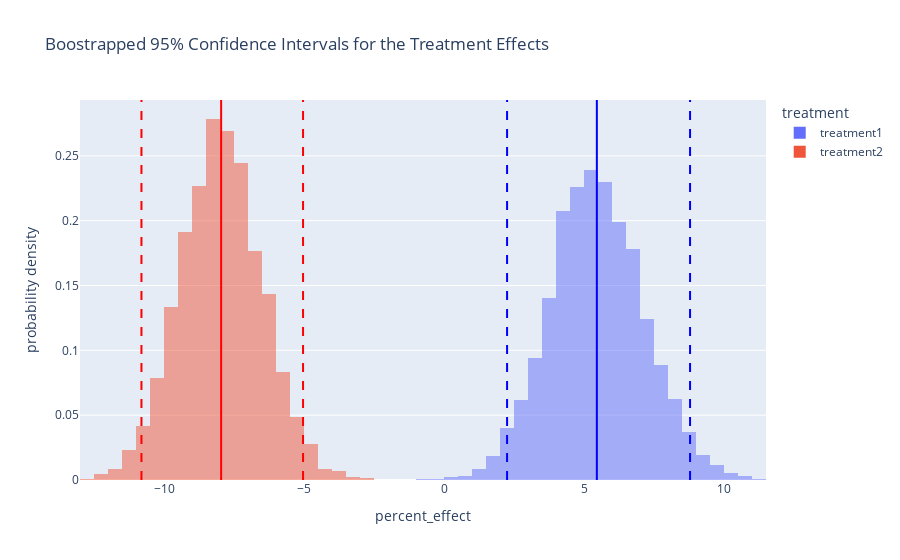

The notebook cell saved with this chart:
### Markdown cell above
## Bootrapped Estimates of the Effect Size Using the Difference of Means

### Code cell
### Bootstrapped confidence interval for the percent effect between treatments and control
ols_boot_1 = []
ols_boot_2 = []
n = 5000

for i in range(n):
    boot_sample = data.sample(frac = 1, replace = True)
    boot_mean = boot_sample.groupby('treatment', as_index = False)['spend'].mean()
    treat1_eff = (boot_mean.iloc[1,1] - boot_mean.iloc[0,1]) / boot_mean.iloc[0,1] * 100
    treat2_eff = (boot_mean.iloc[2,1] - boot_mean.iloc[0,1]) / boot_mean.iloc[0,1] * 100
    ols_boot_1.append(treat1_eff)
    ols_boot_2.append(treat2_eff)

ols_boot_1 = pd.DataFrame(ols_boot_1, columns = ['percent_effect']).assign(treatment = 'treatment1')
ols_boot_2 = pd.DataFrame(ols_boot_2, columns = ['percent_effect']).assign(treatment = 'treatment2')
boots = pd.concat([ols_boot_1, ols_boot_2], axis = 0)

#%%

fig = px.histogram(boots, 
    x = 'percent_effect', 
    color = 'treatment', 
    opacity= .5, 
    histnorm = 'probability density',
    title = 'Boostrapped 95% Confidence Intervals for the Treatment Effects' )
fig.add_vline(x = ols_boot_1.percent_effect.mean(), line_color = 'blue')
fig.add_vline(x = ols_boot_1.percent_effect.quantile(.975), line_color = 'blue', line_dash = 'dash')
fig.add_vline(x = ols_boot_1.percent_effect.quantile(.025), line_color = 'blue', line_dash = 'dash')

fig.add_vline(x = ols_boot_2.percent_effect.mean(), line_color = 'red')
fig.add_vline(x = ols_boot_2.percent_effect.quantile(.975), line_color = 'red', line_dash = 'dash')
fig.add_vline(x = ols_boot_2.percent_effect.quantile(.025), line_color = 'red', line_dash = 'dash')
fig.show()

### Figure 1 — Plotly figure (JSON) as saved in the notebook; plotly's stock layout.template omitted (floating-point values rounded to 4 significant figures; data arrays with more than 128 entries replaced by an {"elided": "..."} marker saying what was removed)
{"data": [{"alignmentgroup": "True", "bingroup": "x", "histnorm": "probability density", "hovertemplate": "treatment=treatment1<br>percent_effect=%{x}<br>probability density=%{y}<extra></extra>", "legendgroup": "treatment1", "marker": {"color": "#636efa", "opacity": 0.5, "pattern": {"shape": ""}}, "name": "treatment1", "offsetgroup": "treatment1", "orientation": "v", "showlegend": true, "type": "histogram", "x": {"elided": "5000 float values"}, "xaxis": "x", "yaxis": "y"}, {"alignmentgroup": "True", "bingroup": "x", "histnorm": "probability density", "hovertemplate": "treatment=treatment2<br>percent_effect=%{x}<br>probability density=%{y}<extra></extra>", "legendgroup": "treatment2", "marker": {"color": "#EF553B", "opacity": 0.5, "pattern": {"shape": ""}}, "name": "treatment2", "offsetgroup": "treatment2", "orientation": "v", "showlegend": true, "type": "histogram", "x": {"elided": "5000 float values"}, "xaxis": "x", "yaxis": "y"}], "layout": {"barmode": "relative", "legend": {"title": {"text": "treatment"}, "tracegroupgap": 0}, "shapes": [{"line": {"color": "blue"}, "type": "line", "x0": 5.459, "x1": 5.459, "xref": "x", "y0": 0, "y1": 1, "yref": "y domain"}, {"line": {"color": "blue", "dash": "dash"}, "type": "line", "x0": 8.788, "x1": 8.788, "xref": "x", "y0": 0, "y1": 1, "yref": "y domain"}, {"line": {"color": "blue", "dash": "dash"}, "type": "line", "x0": 2.253, "x1": 2.253, "xref": "x", "y0": 0, "y1": 1, "yref": "y domain"}, {"line": {"color": "red"}, "type": "line", "x0": -7.959, "x1": -7.959, "xref": "x", "y0": 0, "y1": 1, "yref": "y domain"}, {"line": {"color": "red", "dash": "dash"}, "type": "line", "x0": -5.033, "x1": -5.033, "xref": "x", "y0": 0, "y1": 1, "yref": "y domain"}, {"line": {"color": "red", "dash": "dash"}, "type": "line", "x0": -10.81, "x1": -10.81, "xref": "x", "y0": 0, "y1": 1, "yref": "y domain"}], "title": {"text": "Boostrapped 95% Confidence Intervals for the Treatment Effects"}, "xaxis": {"anchor": "y", "domain": [0, 1], "title": {"text": "percent_effect"}}, "yaxis": {"anchor": "x", "domain": [0, 1], "title": {"text": "probability density"}}}}
